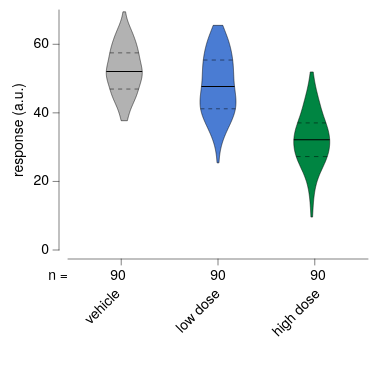

Vega-Lite specification stored for this chart:
### Vega-Lite specification from a JSON file in a GitHub repository (floating-point values rounded to 4 significant figures; data arrays with more than 128 entries replaced by an {"elided": "..."} marker saying what was removed)
{"background": null, "config": {"arc": {"fill": "#DBDBDB", "fillOpacity": 1.0, "innerRadius": 30.0, "padAngle": 0.03, "stroke": "black", "strokeOpacity": 1, "strokeWidth": 0.25}, "area": {"fill": "#DBDBDB", "fillOpacity": 1.0, "stroke": "black", "strokeOpacity": 1, "strokeWidth": 0.25}, "axis": {"domain": true, "domainCap": "round", "domainColor": "black", "domainWidth": 0.25, "grid": false, "gridCap": "round", "gridColor": "#F1F1F1", "gridDash": [0, 0], "gridOpacity": 1.0, "gridWidth": 0.25, "labelColor": "black", "labelFont": "Helvetica Neue, HelveticaNeue, Helvetica, Arial, sans-serif", "labelFontSize": 7, "labelFontStyle": "normal", "labelFontWeight": 400, "offset": 4.5, "ticks": true, "tickCap": "round", "tickColor": "black", "tickRound": false, "tickSize": 3, "tickWidth": 0.25, "titleColor": "black", "titleFont": "Helvetica Neue, HelveticaNeue, Helvetica, Arial, sans-serif", "titleFontSize": 7, "titleFontStyle": "normal", "titleFontWeight": 400}, "axisX": {"domain": true, "labelAlign": "center", "labelAngle": 0, "labels": true, "ticks": true, "translate": 0}, "axisY": {"domain": true, "labelAlign": "right", "labelAngle": 0, "labels": true, "ticks": true, "translate": 0}, "axisRight": {"domain": true, "labelAlign": "left", "labelAngle": 0, "labels": true, "ticks": true, "translate": 0}, "axisTop": {"domain": true, "labelAlign": "center", "labelAngle": 0, "labels": true, "ticks": true, "translate": 0}, "axisBand": {"tickOffset": 0}, "bar": {"fill": "#DBDBDB", "fillOpacity": 1.0, "stroke": "black", "strokeOpacity": 1, "strokeWidth": 0.25}, "boxplot": {"size": 10.8, "ticks": {"cornerRadius": 0.25, "fill": "black", "opacity": 1, "size": 5.4, "thickness": 0.25}, "box": {"fillOpacity": 1.0, "stroke": "black", "strokeOpacity": 1, "strokeWidth": 0.25}, "median": {"cornerRadius": 0, "fill": "black", "fillOpacity": 1.0, "opacity": 1, "size": 10.8, "thickness": 0.25}, "rule": {"fill": "black", "fillOpacity": 1.0, "size": 12.0, "stroke": "black", "strokeDash": [0, 0], "strokeOpacity": 1, "strokeWidth": 0.25}, "outliers": {"color": "black", "fill": "black", "fillOpacity": 1.0, "size": 0, "stroke": "black", "strokeOpacity": 1, "strokeWidth": 0.25}}, "circle": {"fill": "black", "fillOpacity": 1.0, "size": 1.5, "stroke": null, "strokeOpacity": 1, "strokeWidth": 0.25}, "errorband": {"band": {"fillOpacity": 0.6, "stroke": null, "strokeWidth": 0.25, "strokeOpacity": 1}, "borders": {"opacity": 0, "strokeOpacity": 0.25, "strokeWidth": 1}}, "errorbar": {"opacity": 1, "rule": {"strokeDash": [0, 0], "strokeWidth": 0.25}, "ticks": {"color": "black", "cornerRadius": 0.125, "opacity": 1, "size": 7.2, "thickness": 0.25}, "thickness": 0.25}, "font": "Helvetica Neue, HelveticaNeue, Helvetica, Arial, sans-serif", "geoshape": {"fill": "#DBDBDB", "fillOpacity": 1.0, "stroke": "black", "strokeOpacity": 1, "strokeWidth": 0.25}, "header": {"labelColor": "black", "labelFont": "Helvetica Neue, HelveticaNeue, Helvetica, Arial, sans-serif", "labelFontSize": 7, "labelFontStyle": "normal", "labelFontWeight": 400, "titleColor": "black", "titleFont": "Helvetica Neue, HelveticaNeue, Helvetica, Arial, sans-serif", "titleFontSize": 7, "titleFontStyle": "normal", "titleFontWeight": 400, "titlePadding": 0}, "legend": {"disable": false, "offset": 4.5, "titlePadding": 4, "labelOffset": 2, "gradientLabelOffset": 2, "gradientLength": 60.0, "gradientThickness": 6.0, "gradientOpacity": 1.0, "gradientStrokeColor": "black", "gradientStrokeWidth": 0.25, "labelColor": "black", "labelFont": "Helvetica Neue, HelveticaNeue, Helvetica, Arial, sans-serif", "labelFontSize": 7, "labelFontStyle": "normal", "labelFontWeight": 400, "strokeColor": "black", "strokeWidth": 0, "symbolSize": 42, "symbolStrokeColor": "black", "symbolStrokeWidth": 0.25, "titleColor": "black", "titleFont": "Helvetica Neue, HelveticaNeue, Helvetica, Arial, sans-serif", "titleFontSize": 7, "titleFontStyle": "normal", "titleFontWeight": 400}, "line": {"color": "black", "stroke": "black", "strokeCap": "butt", "strokeDash": [0, 0], "strokeOpacity": 1, "strokeWidth": 0.5}, "point": {"filled": true, "fill": "#DBDBDB", "fillOpacity": 1.0, "size": 6.0, "stroke": "black", "strokeOpacity": 1, "strokeWidth": 0.25}, "range": {"category": ["#B2B2B2", "#4A7CD3", "#008542", "#664CAF", "#509F98", "#636363", "#284F93", "#005226", "#382864", "#285753"], "diverging": {"scheme": ["#443E60", "#5F597E", "#7C759B", "#9994B6", "#B7B4CC", "#D6D5DC", "#F6F6F6", "#D1DAD9", "#A4C2BF", "#7AA9A4", "#578E89", "#37736E", "#1B5954"]}, "heatmap": {"scheme": ["#440154", "#472270", "#433E82", "#38598C", "#2C728E", "#238A8D", "#24A086", "#39B578", "#5DC862", "#96D646", "#CAE02D", "#FDE724"]}, "ordinal": {"scheme": ["#F1F1F1", "#DBDBDB", "#C6C6C6", "#B2B2B2", "#9D9D9D", "#898989", "#767676", "#636363", "#515151", "#404040", "#2F2F2F", "#1F1F1F"]}, "ramp": {"scheme": ["#440154", "#472270", "#433E82", "#38598C", "#2C728E", "#238A8D", "#24A086", "#39B578", "#5DC862", "#96D646", "#CAE02D", "#FDE724"]}}, "rule": {"color": "black", "stroke": "black", "strokeCap": "round", "strokeDash": [2, 2], "strokeOpacity": 1, "strokeWidth": 0.25}, "scale": {"barBandPaddingInner": 0.1, "rectBandPaddingInner": 0, "tickBandPaddingInner": 0.1, "bandPaddingOuter": 0.1, "bandWithNestedOffsetPaddingInner": 0.2, "bandWithNestedOffsetPaddingOuter": 0.2, "offsetBandPaddingInner": 0, "offsetBandPaddingOuter": 0, "round": false}, "rect": {"fill": "#DBDBDB", "fillOpacity": 1.0, "stroke": "black", "strokeOpacity": 1, "strokeWidth": 0.25}, "square": {"fill": "#DBDBDB", "fillOpacity": 1.0, "size": 12.0, "stroke": "black", "strokeOpacity": 1, "strokeWidth": 0.25}, "text": {"color": "black", "font": "Helvetica Neue, HelveticaNeue, Helvetica, Arial, sans-serif", "fontSize": 7, "fontStyle": "normal", "fontWeight": 400}, "tick": {"color": "black", "cornerRadius": 0.125, "opacity": 1.0, "size": 10.8, "thickness": 0.25}, "title": {"anchor": "middle", "frame": "group", "color": "black", "font": "Helvetica Neue, HelveticaNeue, Helvetica, Arial, sans-serif", "fontSize": 7, "fontStyle": "normal", "fontWeight": 400, "subtitleColor": "black", "subtitleFont": "Helvetica Neue, HelveticaNeue, Helvetica, Arial, sans-serif", "subtitleFontSize": "Helvetica Neue, HelveticaNeue, Helvetica, Arial, sans-serif", "subtitleFontStyle": "normal", "subtitleFontWeight": 400}, "trail": {"color": "black", "opacity": 1, "size": 0.5}, "view": {"continuousWidth": 150, "continuousHeight": 120, "discreteWidth": 150, "discreteHeight": 120, "fill": null, "stroke": null, "strokeWidth": 0.25}}, "vconcat": [{"layer": [{"data": {"name": "data-4d2417d1cee0ef212f0a1be93ce547ff"}, "mark": {"type": "line", "fillOpacity": 1.0, "filled": true, "stroke": "black", "strokeOpacity": 1, "strokeWidth": 0.25}, "encoding": {"color": {"field": "__group", "legend": null, "scale": {"domain": ["vehicle", "low dose", "high dose"]}, "sort": ["vehicle", "low dose", "high dose"], "title": null, "type": "nominal"}, "order": {"field": "__order", "type": "quantitative"}, "x": {"axis": null, "field": "__x", "scale": {"domain": [0, 150], "padding": 0}, "type": "quantitative"}, "y": {"field": "__y", "title": "response (a.u.)", "type": "quantitative"}}}, {"data": {"values": [{"__group": "vehicle", "__y": 46.94, "__x": 20.92, "__x2": 35.33, "__dysonsphere__": 1}]}, "mark": {"type": "rule", "color": "black", "strokeCap": "butt", "strokeDash": [2.06, 2.06], "strokeWidth": 0.25}, "encoding": {"x": {"axis": null, "field": "__x", "scale": {"domain": [0, 150], "padding": 0}, "type": "quantitative"}, "x2": {"field": "__x2"}, "y": {"field": "__y", "title": "response (a.u.)", "type": "quantitative"}}}, {"data": {"values": [{"__group": "vehicle", "__y": 57.5, "__x": 20.9, "__x2": 35.35, "__dysonsphere__": 1}]}, "mark": {"type": "rule", "color": "black", "strokeCap": "butt", "strokeDash": [2.065, 2.065], "strokeWidth": 0.25}, "encoding": {"x": {"axis": null, "field": "__x", "scale": {"domain": [0, 150], "padding": 0}, "type": "quantitative"}, "x2": {"field": "__x2"}, "y": {"field": "__y", "title": "response (a.u.)", "type": "quantitative"}}}, {"data": {"values": [{"__group": "low dose", "__y": 41.18, "__x": 66.29, "__x2": 83.71, "__dysonsphere__": 1}]}, "mark": {"type": "rule", "color": "black", "strokeCap": "butt", "strokeDash": [1.936, 1.936], "strokeWidth": 0.25}, "encoding": {"x": {"axis": null, "field": "__x", "scale": {"domain": [0, 150], "padding": 0}, "type": "quantitative"}, "x2": {"field": "__x2"}, "y": {"field": "__y", "title": "response (a.u.)", "type": "quantitative"}}}, {"data": {"values": [{"__group": "low dose", "__y": 55.41, "__x": 67.64, "__x2": 82.36, "__dysonsphere__": 1}]}, "mark": {"type": "rule", "color": "black", "strokeCap": "butt", "strokeDash": [2.102, 2.102], "strokeWidth": 0.25}, "encoding": {"x": {"axis": null, "field": "__x", "scale": {"domain": [0, 150], "padding": 0}, "type": "quantitative"}, "x2": {"field": "__x2"}, "y": {"field": "__y", "title": "response (a.u.)", "type": "quantitative"}}}, {"data": {"values": [{"__group": "high dose", "__y": 27.25, "__x": 114.1, "__x2": 129.6, "__dysonsphere__": 1}]}, "mark": {"type": "rule", "color": "black", "strokeCap": "butt", "strokeDash": [2.219, 2.219], "strokeWidth": 0.25}, "encoding": {"x": {"axis": null, "field": "__x", "scale": {"domain": [0, 150], "padding": 0}, "type": "quantitative"}, "x2": {"field": "__x2"}, "y": {"field": "__y", "title": "response (a.u.)", "type": "quantitative"}}}, {"data": {"values": [{"__group": "high dose", "__y": 37.07, "__x": 114.8, "__x2": 129.0, "__dysonsphere__": 1}]}, "mark": {"type": "rule", "color": "black", "strokeCap": "butt", "strokeDash": [2.032, 2.032], "strokeWidth": 0.25}, "encoding": {"x": {"axis": null, "field": "__x", "scale": {"domain": [0, 150], "padding": 0}, "type": "quantitative"}, "x2": {"field": "__x2"}, "y": {"field": "__y", "title": "response (a.u.)", "type": "quantitative"}}}, {"data": {"values": [{"__group": "vehicle", "__y": 51.94, "__x": 19.13, "__x2": 37.12, "__dysonsphere__": 1}, {"__group": "vehicle", "__y": 52.07, "__x": 19.15, "__x2": 37.1, "__dysonsphere__": 1}, {"__group": "vehicle", "__y": 52.08, "__x": 19.15, "__x2": 37.1, "__dysonsphere__": 1}, {"__group": "vehicle", "__y": 52.23, "__x": 19.16, "__x2": 37.09, "__dysonsphere__": 1}, {"__group": "low dose", "__y": 47.53, "__x": 66.69, "__x2": 83.31, "__dysonsphere__": 1}, {"__group": "low dose", "__y": 47.59, "__x": 66.7, "__x2": 83.3, "__dysonsphere__": 1}, {"__group": "low dose", "__y": 47.67, "__x": 66.72, "__x2": 83.28, "__dysonsphere__": 1}, {"__group": "low dose", "__y": 47.79, "__x": 66.74, "__x2": 83.26, "__dysonsphere__": 1}, {"__group": "low dose", "__y": 47.82, "__x": 66.75, "__x2": 83.25, "__dysonsphere__": 1}, {"__group": "high dose", "__y": 32.02, "__x": 112.9, "__x2": 130.9, "__dysonsphere__": 1}, {"__group": "high dose", "__y": 32.15, "__x": 112.9, "__x2": 130.8, "__dysonsphere__": 1}, {"__group": "high dose", "__y": 32.17, "__x": 112.9, "__x2": 130.8, "__dysonsphere__": 1}, {"__group": "high dose", "__y": 32.32, "__x": 112.9, "__x2": 130.8, "__dysonsphere__": 1}]}, "mark": {"type": "area", "fill": "black", "fillOpacity": 1, "opacity": 1, "stroke": null, "strokeWidth": 0}, "encoding": {"detail": {"field": "__group", "type": "nominal"}, "x": {"axis": null, "field": "__x", "scale": {"domain": [0, 150], "padding": 0}, "type": "quantitative"}, "x2": {"field": "__x2"}, "y": {"field": "__y", "title": "response (a.u.)", "type": "quantitative"}}}, {"data": {"name": "data-6bd39c6bd4525748c4c119aba5f817af"}, "mark": {"type": "bar", "opacity": 0}, "encoding": {"x": {"axis": {"labels": false, "title": null}, "field": "condition", "scale": {"domain": ["vehicle", "low dose", "high dose"]}, "sort": ["vehicle", "low dose", "high dose"], "title": "condition", "type": "nominal"}}, "transform": [{"filter": "false"}]}], "resolve": {"axis": {"x": "independent"}}}, {"layer": [{"data": {"name": "data-0e7b249a640faf8a966f8d4619c70501"}, "mark": {"type": "text", "align": "right", "baseline": "middle", "fontSize": 7}, "encoding": {"text": {"field": "__label", "type": "nominal"}, "x": {"value": 0}, "y": {"axis": null, "field": "__y", "scale": {"domain": [0, 10.0], "nice": false, "range": [0, 10.0], "zero": false}, "type": "quantitative"}}}, {"data": {"name": "data-79a8d34a962c60a866c5f0d77ca7746f"}, "mark": {"type": "text", "align": "center", "baseline": "middle", "fontSize": 7}, "encoding": {"angle": {"field": "__angle", "scale": null, "type": "quantitative"}, "text": {"field": "__value", "type": "nominal"}, "x": {"axis": {"domain": false, "grid": false, "labels": false, "ticks": false, "title": null}, "field": "__category", "scale": {"domain": ["vehicle", "low dose", "high dose"]}, "sort": ["vehicle", "low dose", "high dose"], "type": "nominal"}, "y": {"axis": null, "field": "__y", "scale": {"domain": [0, 10.0], "nice": false, "range": [0, 10.0], "zero": false}, "type": "quantitative"}}}, {"data": {"name": "data-4cf944eb84cc13600bd0d35cc72b7292"}, "mark": {"type": "text", "align": "right", "angle": 315, "baseline": "middle", "fontSize": 7}, "encoding": {"text": {"field": "__display", "type": "nominal"}, "x": {"axis": {"domain": false, "grid": false, "labels": false, "ticks": false, "title": null}, "field": "__category", "scale": {"domain": ["vehicle", "low dose", "high dose"]}, "sort": ["vehicle", "low dose", "high dose"], "type": "nominal"}, "y": {"value": 12.8}}}], "height": 42.0, "view": {"fill": null, "stroke": null}, "width": 150}], "resolve": {"scale": {"x": "shared"}}, "spacing": 0, "$schema": "https://vega.github.io/schema/vega-lite/v6.4.1.json", "datasets": {"data-4d2417d1cee0ef212f0a1be93ce547ff": {"elided": "1203 records"}, "data-6bd39c6bd4525748c4c119aba5f817af": {"elided": "270 records"}, "data-0e7b249a640faf8a966f8d4619c70501": [{"__label": "n =", "__y": 5.0, "__dysonsphere__": 1}], "data-79a8d34a962c60a866c5f0d77ca7746f": [{"__label": "n =", "__category": "vehicle", "__value": "90", "__y": 5.0, "__angle": 0.0, "__dysonsphere__": 1}, {"__label": "n =", "__category": "low dose", "__value": "90", "__y": 5.0, "__angle": 0.0, "__dysonsphere__": 1}, {"__label": "n =", "__category": "high dose", "__value": "90", "__y": 5.0, "__angle": 0.0, "__dysonsphere__": 1}], "data-4cf944eb84cc13600bd0d35cc72b7292": [{"__category": "vehicle", "__display": "vehicle", "__dysonsphere__": 1}, {"__category": "low dose", "__display": "low dose", "__dysonsphere__": 1}, {"__category": "high dose", "__display": "high dose", "__dysonsphere__": 1}]}}
